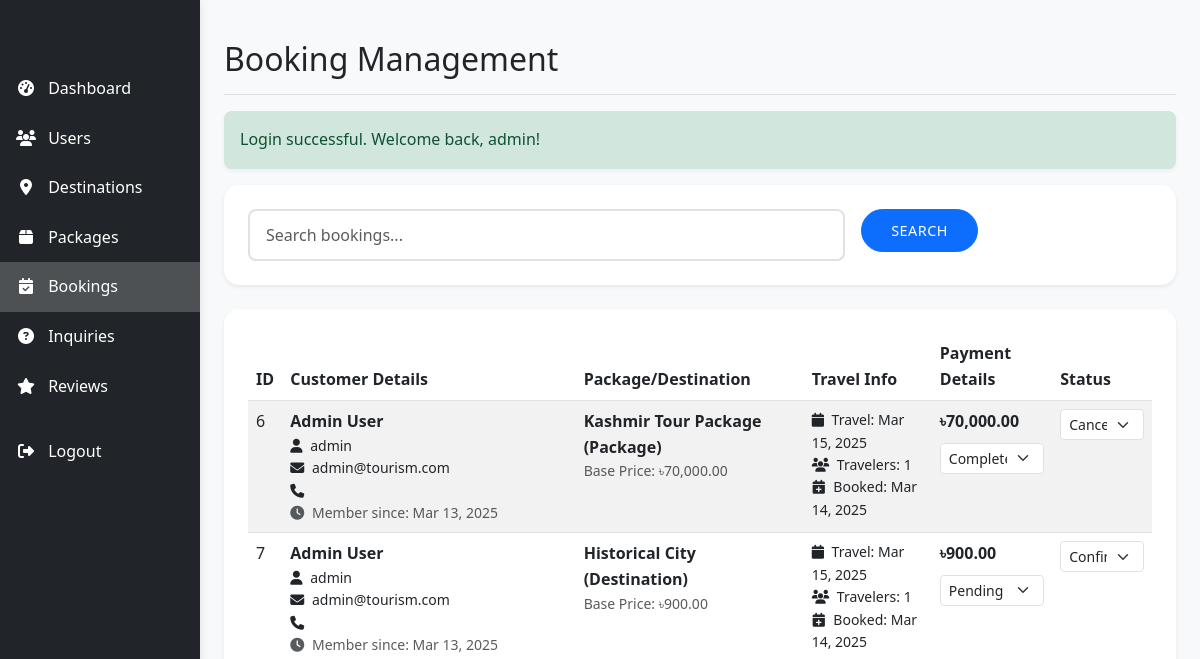
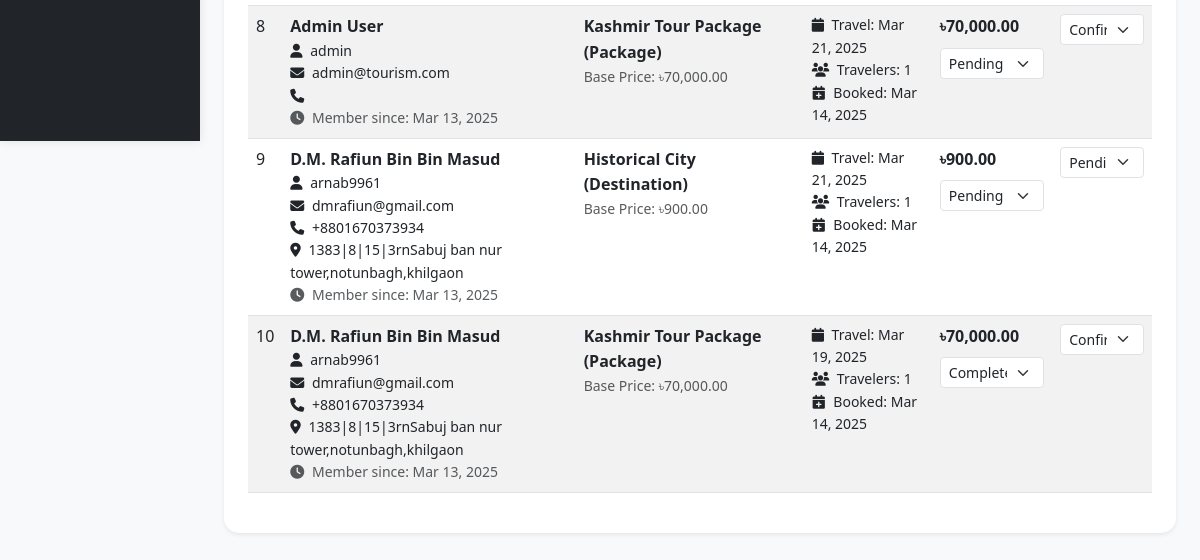
/admin/bookings.php (signed in), run on an earlier commit of the app's database (2 pictures, top to bottom).
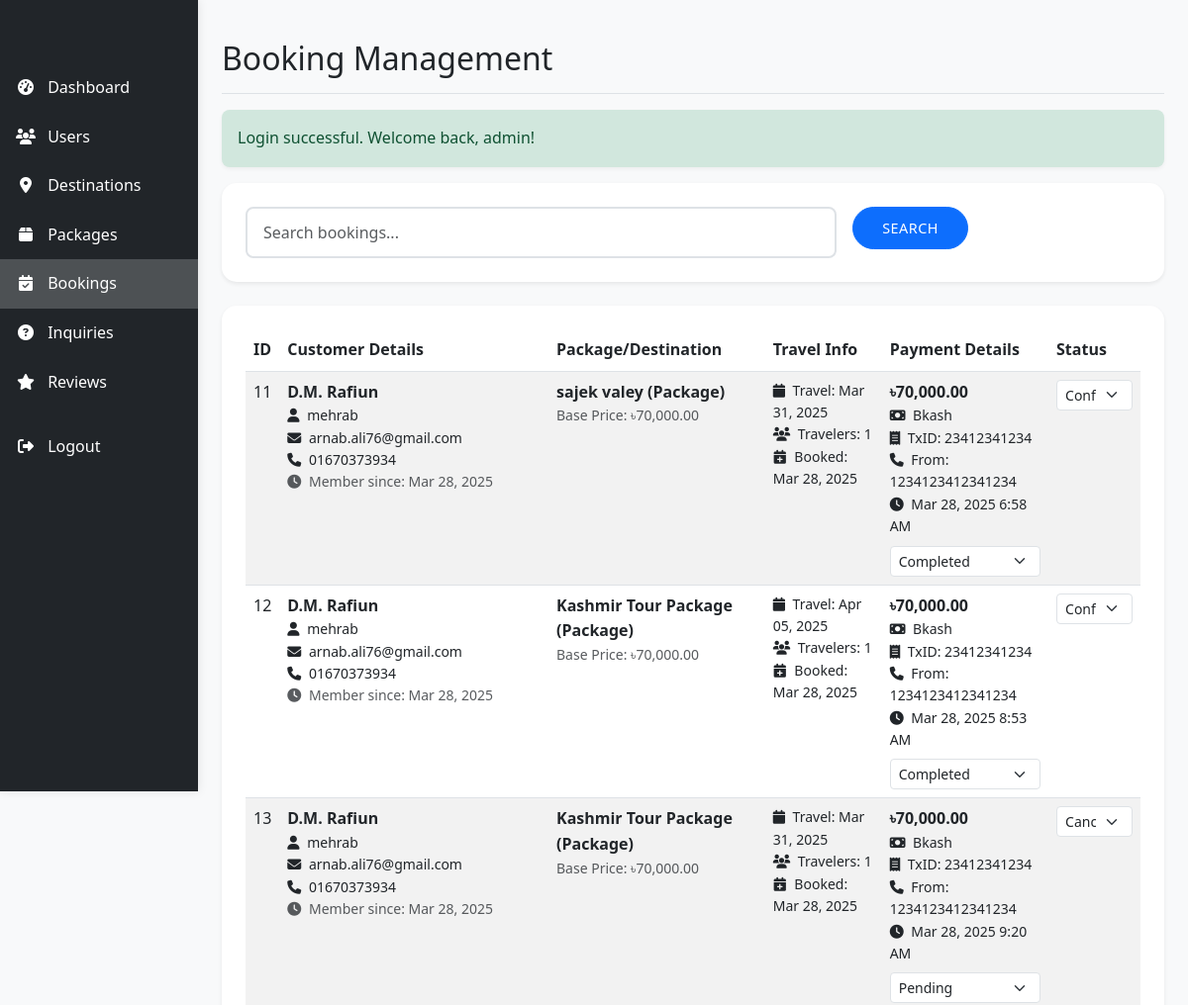
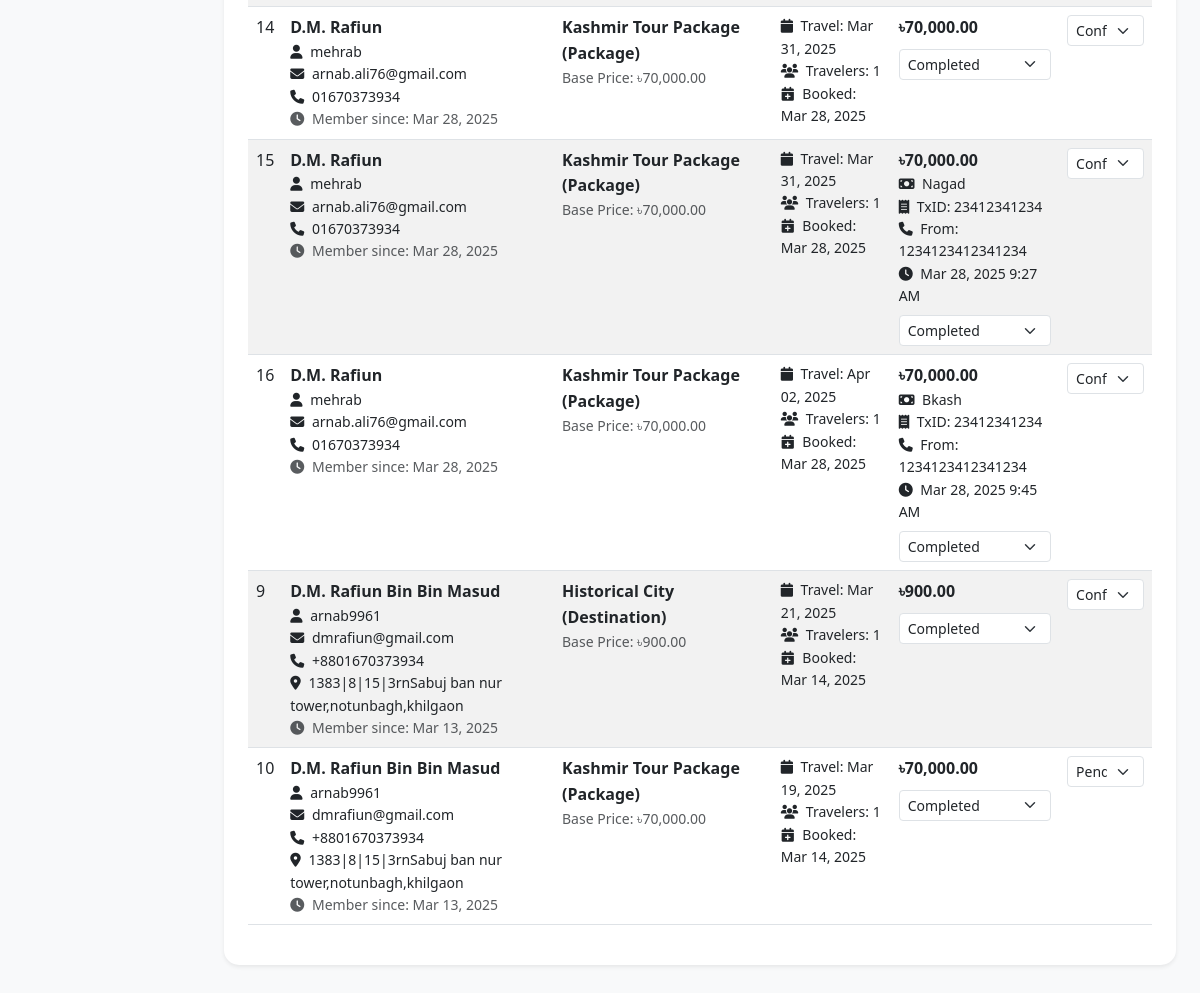
And on a later commit of the database (2 pictures, top to bottom).
### tables this page shows
CREATE TABLE `bookings` (
  `id` int(11) NOT NULL,
  `user_id` int(11) NOT NULL,
  `package_id` int(11) DEFAULT NULL,
  `destination_id` int(11) DEFAULT NULL,
  `booking_date` date NOT NULL,
  `travel_date` date NOT NULL,
  `num_travelers` int(11) NOT NULL,
  `total_price` decimal(10,2) NOT NULL,
  `status` enum('pending','confirmed','cancelled') DEFAULT 'pending',
  `payment_status` enum('pending','completed') DEFAULT 'pending',
  `created_at` timestamp NOT NULL DEFAULT current_timestamp()
);

CREATE TABLE `users` (
  `id` int(11) NOT NULL,
  `username` varchar(50) NOT NULL,
  `password` varchar(255) NOT NULL,
  `email` varchar(100) NOT NULL,
  `full_name` varchar(100) NOT NULL,
  `phone` varchar(20) DEFAULT NULL,
  `address` text DEFAULT NULL,
  `user_type` enum('admin','customer') DEFAULT 'customer',
  `created_at` timestamp NOT NULL DEFAULT current_timestamp()
);

CREATE TABLE `packages` (
  `id` int(11) NOT NULL,
  `name` varchar(100) NOT NULL,
  `description` text NOT NULL,
  `price` decimal(10,2) NOT NULL,
  `duration` varchar(50) NOT NULL,
  `image` varchar(255) DEFAULT NULL,
  `featured` tinyint(1) DEFAULT 0,
  `created_at` timestamp NOT NULL DEFAULT current_timestamp()
);

CREATE TABLE `destinations` (
  `id` int(11) NOT NULL,
  `name` varchar(100) NOT NULL,
  `description` text NOT NULL,
  `location` varchar(100) NOT NULL,
  `image` varchar(255) DEFAULT NULL,
  `price` decimal(10,2) NOT NULL,
  `featured` tinyint(1) DEFAULT 0,
  `created_at` timestamp NOT NULL DEFAULT current_timestamp()
);

### admin/bookings.php (the view, shortened to what this page needs)
<?php
require_once '../includes/config.php';
$search = isset($_GET['search']) ? sanitize_input($_GET['search']) : '';
$page = isset($_GET['page']) ? (int)$_GET['page'] : 1;
$items_per_page = 10;
$offset = ($page - 1) * $items_per_page;
$where_clause = $search ? "WHERE b.id LIKE '%$search%' OR u.username LIKE '%$search%' OR u.full_name LIKE '%$search%' OR u.email LIKE '%$search%' OR u.phone LIKE '%$search%'" : "";
$query = "SELECT b.*, u.username, u.full_name, u.email, u.phone, u.address, u.created_at as user_created_at,
          p.name as package_name, p.price as package_price,
          d.name as destination_name, d.price as destination_price,
          py.payment_method, py.transaction_id, py.sender_number, py.payment_date
          FROM bookings b
          JOIN users u ON b.user_id = u.id
          LEFT JOIN packages p ON b.package_id = p.id
          LEFT JOIN destinations d ON b.destination_id = d.id
          LEFT JOIN (
              SELECT * FROM payments
              WHERE id IN (
                  SELECT MAX(id)
                  FROM payments
                  GROUP BY booking_id
              )
          ) py ON b.id = py.booking_id
          $where_clause
          ORDER BY b.booking_date DESC
          LIMIT ? OFFSET ?";
$stmt = mysqli_prepare($conn, $query);
mysqli_stmt_bind_param($stmt, "ii", $items_per_page, $offset);
mysqli_stmt_execute($stmt);
$result = mysqli_stmt_get_result($stmt);
?>
<!DOCTYPE html>
<html lang="en">
<head>
    <link href="https://cdn.jsdelivr.net/npm/bootstrap@5.3.0/dist/css/bootstrap.min.css" rel="stylesheet">
    <link rel="stylesheet" href="https://cdnjs.cloudflare.com/ajax/libs/font-awesome/6.4.0/css/all.min.css">
    <link rel="stylesheet" href="../css/style.css">
</head>
<body>
    <div class="container-fluid">
        <div class="row">
            <?php include 'includes/sidebar.php'; ?>
            <main class="col-md-9 ms-sm-auto col-lg-10 px-md-4 py-4">
                <div class="d-flex justify-content-between flex-wrap flex-md-nowrap align-items-center pt-3 pb-2 mb-3 border-bottom">
                    <h1 class="h2">Booking Management</h1>
                </div>
                <?php
                if (isset($_SESSION['success_message'])) {
                    echo display_success($_SESSION['success_message']);
                }
                ?>
                <div class="card mb-4">
                    <div class="card-body">
                        <form method="GET" class="row g-3">
                            <div class="col-md-8">
                                <input type="text" class="form-control" name="search" placeholder="Search bookings..." value="<?php echo htmlspecialchars($search); ?>">
                            </div>
                            <div class="col-md-4">
                                <button type="submit" class="btn btn-primary">Search</button>
                            </div>
                        </form>
                    </div>
                </div>
                <div class="card">
                    <div class="card-body">
                        <div class="table-responsive">
                            <table class="table table-striped table-hover">
                                <thead>
                                    <tr>
                                        <th>ID</th>
                                        <th>Customer Details</th>
                                        <th>Package/Destination</th>
                                        <th>Travel Info</th>
                                        <th>Payment Details</th>
                                        <th>Status</th>
                                    </tr>
                                </thead>
                                <tbody>
                                    <?php while ($booking = mysqli_fetch_assoc($result)): ?>
                                    <tr>
                                        <td><?php echo $booking['id']; ?></td>
                                        <td>
                                            <strong class="d-block"><?php echo htmlspecialchars($booking['full_name']); ?></strong>
                                            <small class="d-block"><i class="fas fa-user me-1"></i> <?php echo htmlspecialchars($booking['username']); ?></small>
                                            <small class="d-block"><i class="fas fa-envelope me-1"></i> <?php echo htmlspecialchars($booking['email']); ?></small>
                                            <small class="d-block"><i class="fas fa-phone me-1"></i> <?php echo htmlspecialchars($booking['phone']); ?></small>
                                            <?php if ($booking['address']): ?>
                                            <small class="d-block"><i class="fas fa-map-marker-alt me-1"></i> <?php echo htmlspecialchars($booking['address']); ?></small>
                                            <?php endif; ?>
                                            <small class="d-block text-muted"><i class="fas fa-clock me-1"></i> Member since: <?php echo date('M d, Y', strtotime($booking['user_created_at'])); ?></small>
                                        </td>
                                        <td>
                                            <?php if ($booking['package_id']): ?>
                                                <strong class="d-block"><?php echo htmlspecialchars($booking['package_name']); ?> (Package)</strong>
                                                <small class="d-block text-muted">Base Price: ৳<?php echo number_format($booking['package_price'], 2); ?></small>
                                            <?php else: ?>
                                                <strong class="d-block"><?php echo htmlspecialchars($booking['destination_name']); ?> (Destination)</strong>
                                                <small class="d-block text-muted">Base Price: ৳<?php echo number_format($booking['destination_price'], 2); ?></small>
                                            <?php endif; ?>
                                        </td>
                                        <td>
                                            <small class="d-block"><i class="fas fa-calendar me-1"></i> Travel: <?php echo date('M d, Y', strtotime($booking['travel_date'])); ?></small>
                                            <small class="d-block"><i class="fas fa-users me-1"></i> Travelers: <?php echo $booking['num_travelers']; ?></small>
                                            <small class="d-block"><i class="fas fa-calendar-plus me-1"></i> Booked: <?php echo date('M d, Y', strtotime($booking['booking_date'])); ?></small>
                                        </td>
                                        <td>
                                            <strong class="d-block">৳<?php echo number_format($booking['total_price'], 2); ?></strong>
                                            <?php if ($booking['payment_method']): ?>
                                            <small class="d-block"><i class="fas fa-money-bill me-1"></i> <?php echo ucfirst($booking['payment_method']); ?></small>
                                            <small class="d-block"><i class="fas fa-receipt me-1"></i> TxID: <?php echo $booking['transaction_id']; ?></small>
                                            <small class="d-block"><i class="fas fa-phone me-1"></i> From: <?php echo $booking['sender_number']; ?></small>
                                            <small class="d-block"><i class="fas fa-clock me-1"></i> <?php echo date('M d, Y g:i A', strtotime($booking['payment_date'])); ?></small>
                                            <?php endif; ?>
                                            <form method="POST" class="mt-2">
                                                <select name="payment_status" class="form-select form-select-sm payment-select" onchange="this.form.submit()">
                                                    <option value="pending" <?php echo $booking['payment_status'] == 'pending' ? 'selected' : ''; ?>>Pending</option>
                                                    <option value="completed" <?php echo $booking['payment_status'] == 'completed' ? 'selected' : ''; ?>>Completed</option>
                                                </select>
                                            </form>
                                        </td>
                                        <td>
                                            <form method="POST" action="update_booking_status.php">
                                                <select name="new_status" class="form-select form-select-sm status-select mb-2" onchange="this.form.submit()">
                                                    <option value="pending" <?php echo $booking['status'] == 'pending' ? 'selected' : ''; ?>>Pending</option>
                                                    <option value="confirmed" <?php echo $booking['status'] == 'confirmed' ? 'selected' : ''; ?>>Confirmed</option>
                                                    <option value="cancelled" <?php echo $booking['status'] == 'cancelled' ? 'selected' : ''; ?>>Cancelled</option>
                                                </select>
                                            </form>
                                        </td>
                                    </tr>
                                    <?php endwhile; ?>
                                </tbody>
                            </table>
                        </div>
                    </div>
                </div>
            </main>
        </div>
    </div>
</body>
</html>

### admin/includes/sidebar.php (shortened to what this page needs)
<nav id="sidebar" class="col-md-3 col-lg-2 d-md-block bg-dark sidebar collapse">
    <div class="position-sticky pt-3">
        <ul class="nav flex-column">
            <li class="nav-item">
                <a class="nav-link text-white <?php echo basename($_SERVER['PHP_SELF']) == 'index.php' ? 'active' : ''; ?>" href="index.php">
                    <i class="fas fa-tachometer-alt me-2"></i>
                    Dashboard
                </a>
            </li>
            <li class="nav-item">
                <a class="nav-link text-white <?php echo basename($_SERVER['PHP_SELF']) == 'users.php' ? 'active' : ''; ?>" href="users.php">
                    <i class="fas fa-users me-2"></i>
                    Users
                </a>
            </li>
            <li class="nav-item">
                <a class="nav-link text-white <?php echo basename($_SERVER['PHP_SELF']) == 'destinations.php' ? 'active' : ''; ?>" href="destinations.php">
                    <i class="fas fa-map-marker-alt me-2"></i>
                    Destinations
                </a>
            </li>
            <li class="nav-item">
                <a class="nav-link text-white <?php echo basename($_SERVER['PHP_SELF']) == 'packages.php' ? 'active' : ''; ?>" href="packages.php">
                    <i class="fas fa-box me-2"></i>
                    Packages
                </a>
            </li>
            <li class="nav-item">
                <a class="nav-link text-white <?php echo basename($_SERVER['PHP_SELF']) == 'bookings.php' ? 'active' : ''; ?>" href="bookings.php">
                    <i class="fas fa-calendar-check me-2"></i>
                    Bookings
                </a>
            </li>
            <li class="nav-item">
                <a class="nav-link text-white <?php echo basename($_SERVER['PHP_SELF']) == 'inquiries.php' ? 'active' : ''; ?>" href="inquiries.php">
                    <i class="fas fa-question-circle me-2"></i>
                    Inquiries
                </a>
            </li>
            <li class="nav-item">
                <a class="nav-link text-white <?php echo basename($_SERVER['PHP_SELF']) == 'reviews.php' ? 'active' : ''; ?>" href="reviews.php">
                    <i class="fas fa-star me-2"></i>
                    Reviews
                </a>
            </li>
            <li class="nav-item mt-3">
                <a class="nav-link text-white" href="../logout.php">
                    <i class="fas fa-sign-out-alt me-2"></i>
                    Logout
                </a>
            </li>
        </ul>
    </div>
</nav>

### includes/config.php (shortened to what this page needs)
<?php
if (!function_exists('display_success')) {
    function display_success($message) {
        return "<div class='alert alert-success'>$message</div>";
    }
}
?>

### css/style.css (style rules this page uses)
:root { --primary: #0d6efd; --secondary: #6c757d; --light: #f8f9fa; --dark: #212529; --danger: #dc3545; --success: #198754; --warning: #ffc107; --info: #0dcaf0; --primary-dark: #0b5ed7; --light-gray: #e9ecef; --border-color: #dee2e6; }
body { font-family: 'Segoe UI', Tahoma, Geneva, Verdana, sans-serif; line-height: 1.6; color: var(--dark); background-color: var(--light); min-height: 100%; display: grid; grid-template-rows: auto 1fr auto; }
.card { border: none; border-radius: 15px; box-shadow: 0 4px 6px rgba(0, 0, 0, 0.1); transition: all 0.3s ease; margin-bottom: 20px; overflow: hidden; background-color: white; }
.card-body { padding: 1.5rem; }
.btn { padding: 0.6rem 1.8rem; border-radius: 25px; font-weight: 500; transition: all 0.3s ease; text-transform: uppercase; letter-spacing: 0.5px; font-size: 0.9rem; }
.btn-primary { background-color: var(--primary); border-color: var(--primary); }
.form-control { border-radius: 8px; padding: 0.75rem 1rem; border: 2px solid var(--border-color); transition: all 0.3s ease; }
.alert { border-radius: 8px; padding: 1rem; margin-bottom: 1rem; border: none; box-shadow: 0 2px 4px rgba(0, 0, 0, 0.05); }
.alert-success { background-color: #d1e7dd; border-color: #badbcc; color: #0f5132; }
a { text-decoration: none; color: var(--primary); transition: all 0.3s ease; }
.sidebar { position: fixed; top: 0; bottom: 0; left: 0; z-index: 100; padding: 48px 0 0; box-shadow: inset -1px 0 0 rgba(0, 0, 0, .1); height: 100vh; }
.sidebar .nav-link { font-weight: 500; color: #333; padding: 0.75rem 1rem; transition: all 0.3s; }
.sidebar .nav-link.active { background-color: rgba(255, 255, 255, 0.2); }
.sidebar .nav-link i { margin-right: 0.5rem; }
main { padding-top: 1.5rem; min-height: calc(100vh - 76px - 250px); }
.card { margin-bottom: 1.5rem; box-shadow: 0 0.125rem 0.25rem rgba(0, 0, 0, 0.075); }
html { height: 100%; }

### admin/includes/sidebar.php (style rules this page uses)
.sidebar { min-height: 100vh; box-shadow: 0 0 10px rgba(0, 0, 0, 0.1); }
.sidebar .nav-link { font-weight: 500; padding: 0.75rem 1rem; transition: all 0.2s; }
.sidebar .nav-link.active { background-color: rgba(255, 255, 255, 0.2); }
.sidebar .nav-link i { width: 20px; text-align: center; }

What changed in the data, as far as the page shows it:
removed bookings: id "6", user.full_name "Admin User", user.username "admin", user.email "admin@tourism.com", user.created_at "Mar 13, 2025", package.name "Kashmir Tour Package", package.price "70,000.00", travel_date "Mar 15, 2025", num_travelers "1", booking_date "Mar 14, 2025", total_price "70,000.00", payment_status "Completed", new_status "Cancelled"
removed bookings: id "7", user.full_name "Admin User", user.username "admin", user.email "admin@tourism.com", user.created_at "Mar 13, 2025", destination.name "Historical City", destination.price "900.00", travel_date "Mar 15, 2025", num_travelers "1", booking_date "Mar 14, 2025", total_price "900.00", payment_status "Pending", new_status "Confirmed"
removed bookings: id "8", user.full_name "Admin User", user.username "admin", user.email "admin@tourism.com", user.created_at "Mar 13, 2025", package.name "Kashmir Tour Package", package.price "70,000.00", travel_date "Mar 21, 2025", num_travelers "1", booking_date "Mar 14, 2025", total_price "70,000.00", payment_status "Pending", new_status "Confirmed"
added bookings: id "11", user.full_name "D.M. Rafiun", user.username "mehrab", user.email "arnab.ali76@gmail.com", user.phone "01670373934", user.created_at "Mar 28, 2025", package.name "sajek valey", package.price "70,000.00", travel_date "Mar 31, 2025", num_travelers "1", booking_date "Mar 28, 2025", total_price "70,000.00", payment_method "Bkash", transaction_id "23412341234", sender_number "1234123412341234", payment_date "Mar 28, 2025 6:58 AM", payment_status "Completed", new_status "Confirmed"
added bookings: id "12", user.full_name "D.M. Rafiun", user.username "mehrab", user.email "arnab.ali76@gmail.com", user.phone "01670373934", user.created_at "Mar 28, 2025", package.name "Kashmir Tour Package", package.price "70,000.00", travel_date "Apr 05, 2025", num_travelers "1", booking_date "Mar 28, 2025", total_price "70,000.00", payment_method "Bkash", transaction_id "23412341234", sender_number "1234123412341234", payment_date "Mar 28, 2025 8:53 AM", payment_status "Completed", new_status "Confirmed"
added bookings: id "13", user.full_name "D.M. Rafiun", user.username "mehrab", user.email "arnab.ali76@gmail.com", user.phone "01670373934", user.created_at "Mar 28, 2025", package.name "Kashmir Tour Package", package.price "70,000.00", travel_date "Mar 31, 2025", num_travelers "1", booking_date "Mar 28, 2025", total_price "70,000.00", payment_method "Bkash", transaction_id "23412341234", sender_number "1234123412341234", payment_date "Mar 28, 2025 9:20 AM", payment_status "Pending", new_status "Cancelled"
added bookings: id "14", user.full_name "D.M. Rafiun", user.username "mehrab", user.email "arnab.ali76@gmail.com", user.phone "01670373934", user.created_at "Mar 28, 2025", package.name "Kashmir Tour Package", package.price "70,000.00", travel_date "Mar 31, 2025", num_travelers "1", booking_date "Mar 28, 2025", total_price "70,000.00", payment_status "Completed", new_status "Confirmed"
added bookings: id "15", user.full_name "D.M. Rafiun", user.username "mehrab", user.email "arnab.ali76@gmail.com", user.phone "01670373934", user.created_at "Mar 28, 2025", package.name "Kashmir Tour Package", package.price "70,000.00", travel_date "Mar 31, 2025", num_travelers "1", booking_date "Mar 28, 2025", total_price "70,000.00", payment_method "Nagad", transaction_id "23412341234", sender_number "1234123412341234", payment_date "Mar 28, 2025 9:27 AM", payment_status "Completed", new_status "Confirmed"
added bookings: id "16", user.full_name "D.M. Rafiun", user.username "mehrab", user.email "arnab.ali76@gmail.com", user.phone "01670373934", user.created_at "Mar 28, 2025", package.name "Kashmir Tour Package", package.price "70,000.00", travel_date "Apr 02, 2025", num_travelers "1", booking_date "Mar 28, 2025", total_price "70,000.00", payment_method "Bkash", transaction_id "23412341234", sender_number "1234123412341234", payment_date "Mar 28, 2025 9:45 AM", payment_status "Completed", new_status "Confirmed"
changed bookings "Mar 21, 2025": payment_status "Pending" → "Completed"; new_status "Pending" → "Confirmed"
changed bookings "Mar 19, 2025": new_status "Confirmed" → "Pending"
